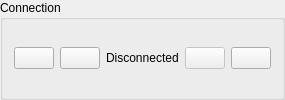
       <widget class="QGroupBox" name="groupBoxConnection">
        <property name="enabled">
         <bool>true</bool>
        </property>
        <property name="sizePolicy">
         <sizepolicy hsizetype="Preferred" vsizetype="Preferred">
          <horstretch>0</horstretch>
          <verstretch>0</verstretch>
         </sizepolicy>
        </property>
        <property name="minimumSize">
         <size>
          <width>0</width>
          <height>0</height>
         </size>
        </property>
        <property name="sizeIncrement">
         <size>
          <width>0</width>
          <height>0</height>
         </size>
        </property>
        <property name="title">
         <string>Connection</string>
        </property>
        <layout class="QVBoxLayout" name="verticalLayout_4">
         <item>
          <layout class="QHBoxLayout" name="horizontalLayout_2">
           <item>
            <widget class="QPushButton" name="btnConnect">
             <property name="toolTip">
              <string>Click to connect</string>
             </property>
             <property name="text">
              <string/>
             </property>
             <property name="icon">
              <iconset>
               <normaloff>icons/usb20.png</normaloff>icons/usb20.png</iconset>
             </property>
            </widget>
           </item>
           <item>
            <widget class="QPushButton" name="btnDisconnect">
             <property name="toolTip">
              <string>Click to disconnect</string>
             </property>
             <property name="text">
              <string/>
             </property>
             <property name="icon">
              <iconset>
               <normaloff>icons/usb15.png</normaloff>icons/usb15.png</iconset>
             </property>
            </widget>
           </item>
           <item>
            <widget class="QLabel" name="lblBoardStatus">
             <property name="sizePolicy">
              <sizepolicy hsizetype="Preferred" vsizetype="Preferred">
               <horstretch>1</horstretch>
               <verstretch>0</verstretch>
              </sizepolicy>
             </property>
             <property name="text">
              <string>Disconnected</string>
             </property>
            </widget>
           </item>
           <item>
            <widget class="QPushButton" name="btnBackOff">
             <property name="enabled">
              <bool>false</bool>
             </property>
             <property name="toolTip">
              <string>Back away from hit limit</string>
             </property>
             <property name="text">
              <string/>
             </property>
             <property name="icon">
              <iconset>
               <normaloff>icons/arrow495.png</normaloff>icons/arrow495.png</iconset>
             </property>
            </widget>
           </item>
           <item>
            <widget class="QPushButton" name="btnSoftReset">
             <property name="enabled">
              <bool>true</bool>
             </property>
             <property name="toolTip">
              <string>Click to reset your controller board</string>
             </property>
             <property name="text">
              <string/>
             </property>
             <property name="icon">
              <iconset>
               <normaloff>icons/arrow494.png</normaloff>icons/arrow494.png</iconset>
             </property>
            </widget>
           </item>
          </layout>
         </item>
        </layout>
       </widget>
